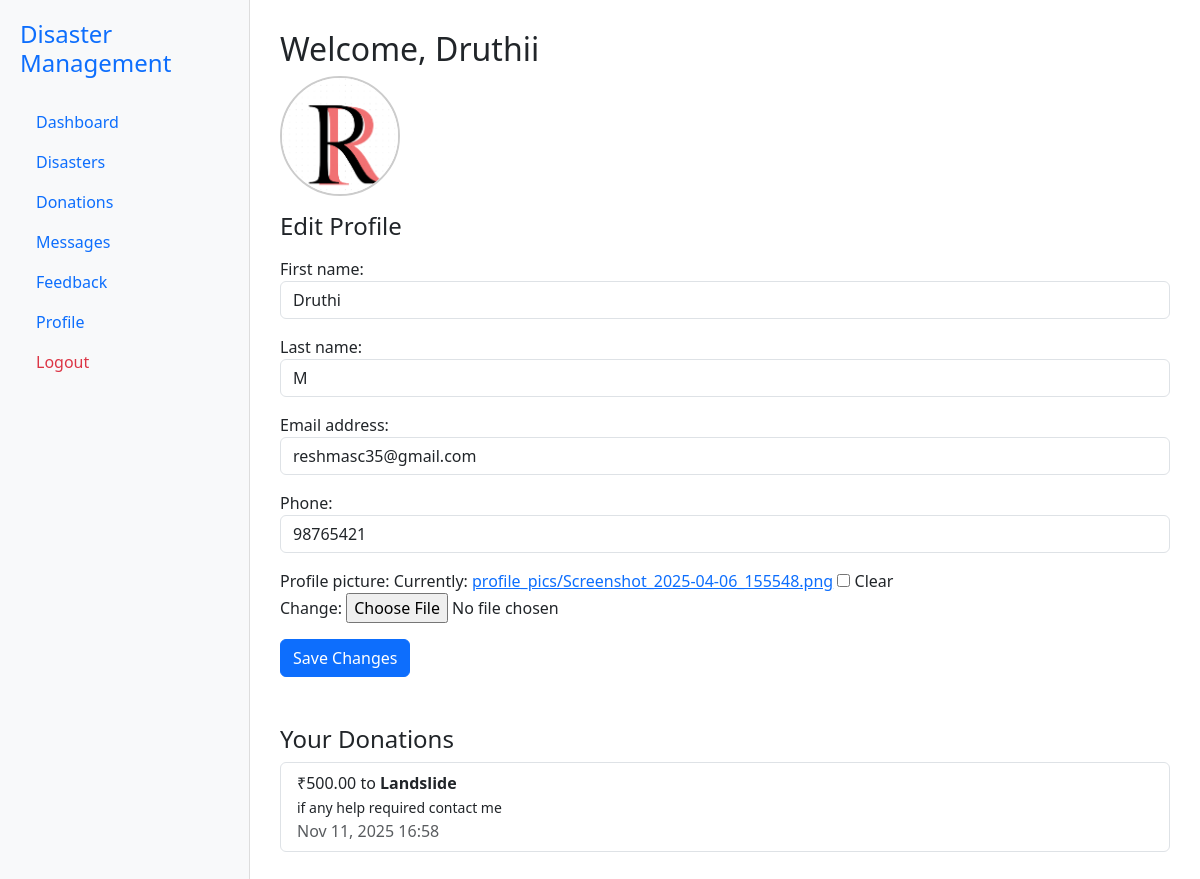
Screenshot of /profile/ (signed in) with the database file from the repository.
### core/models.py (models this page shows, shortened)
class User(AbstractUser):
    ROLE_CHOICES = (
        ('organiser', 'Organiser'),
        ('donor', 'Donor'),
    )
    role = models.CharField(max_length=10, choices=ROLE_CHOICES)
    phone = models.CharField(max_length=15, blank=True)
    profile_picture = models.ImageField(upload_to='profile_pics/', blank=True, null=True)

class Donation(models.Model):
    donor = models.ForeignKey(settings.AUTH_USER_MODEL, on_delete=models.CASCADE)
    disaster = models.ForeignKey(Disaster, on_delete=models.CASCADE)
    amount = models.DecimalField(max_digits=10, decimal_places=2)
    transaction_id = models.CharField(max_length=100)
    proof_image = models.ImageField(upload_to='donation_proofs/', blank=True, null=True)
    message = models.TextField(blank=True)
    donated_at = models.DateTimeField(auto_now_add=True)

class Disaster(models.Model):
    URGENCY_CHOICES = [
        ('low', 'Low'),
        ('medium', 'Medium'),
        ('high', 'High'),
    ]
    organiser = models.ForeignKey(settings.AUTH_USER_MODEL, on_delete=models.CASCADE)
    title = models.CharField(max_length=100)
    description = models.TextField()
    location = models.CharField(max_length=100)
    urgency_level = models.CharField(max_length=20, choices=URGENCY_CHOICES)
    image = models.ImageField(upload_to='disaster_images/', blank=True, null=True)
    posted_at = models.DateTimeField(auto_now_add=True)
    bank_account_name = models.CharField(max_length=100)
    bank_account_number = models.CharField(max_length=30)
    ifsc_code = models.CharField(max_length=15)
    upi_id = models.CharField(max_length=50, blank=True)

### core/views.py (the view)
# urls.py: path('profile/', views.user_profile, name='user_profile'),
@login_required
def user_profile(request):
    user = request.user
    if request.method == 'POST':
        form = ProfileForm(request.POST, request.FILES, instance=user)  # ✅ Handle image uploads
        if form.is_valid():
            form.save()
            return redirect('user_profile')
    else:
        form = ProfileForm(instance=user)
    context = {
        'form': form,
        'user': user
    }
    if user.role == 'organiser':
        context['disasters'] = Disaster.objects.filter(organiser=user)
    elif user.role == 'donor':
        context['donations'] = Donation.objects.filter(donor=user)
    return render(request, 'core/user_profile.html', context)

### core/forms.py
class ProfileForm(forms.ModelForm):
    class Meta:
        model = User
        fields = ['first_name', 'last_name', 'email', 'phone', 'profile_picture']
        widgets = {
            'first_name': forms.TextInput(attrs={'class': 'form-control'}),
            'last_name': forms.TextInput(attrs={'class': 'form-control'}),
            'email': forms.EmailInput(attrs={'class': 'form-control'}),
            'phone': forms.TextInput(attrs={'class': 'form-control'}),
        }
        from django import forms

### core/templates/core/user_profile.html (shortened to what this page needs)
<!DOCTYPE html>
<html>
<head>
    <link href="https://cdn.jsdelivr.net/npm/bootstrap@5.3.0/dist/css/bootstrap.min.css" rel="stylesheet">
</head>
<body>
    <div id="sidebar">
        <h4 class="text-primary">Disaster Management</h4>
        <ul class="nav flex-column mt-4">
            <li class="nav-item"><a class="nav-link" href="{% url 'organiser_dashboard' %}">Dashboard</a></li>
            <li class="nav-item"><a class="nav-link" href="{% url 'post_disaster' %}">Disasters</a></li>
            <li class="nav-item"><a class="nav-link" href="{% url 'organiser_donations' %}">Donations</a></li>
            <li class="nav-item"><a class="nav-link" href="{% url 'organiser_messages' %}">Messages</a></li>
            <li class="nav-item"><a class="nav-link" href="{% url 'organiser_feedback' %}">Feedback</a></li>
            <li class="nav-item"><a class="nav-link active" href="{% url 'user_profile' %}">Profile</a></li>
            <li class="nav-item"><a class="nav-link text-danger" href="{% url 'logout' %}">Logout</a></li>
        </ul>
    </div>
    <div id="main">
        <h2>Welcome, {{ user.username }}</h2>
        {% if user.profile_picture %}
            <img src="{{ user.profile_picture.url }}" alt="Profile Picture" class="profile-pic mb-3">
        {% else %}
            <div class="profile-placeholder mb-3">
                {{ user.username|slice:":1"|upper }}
            </div>
        {% endif %}
        <h4>Edit Profile</h4>
        <form method="POST" enctype="multipart/form-data" class="mt-3">
            {{ form.as_p }}
            <button type="submit" class="btn btn-primary">Save Changes</button>
        </form>
        {% if user.role == 'organiser' %}
            <h4 class="mt-5">Posted Disasters</h4>
            <ul class="list-group">
                {% for disaster in disasters %}
                    <li class="list-group-item">
                        <strong>{{ disaster.title }}</strong> – {{ disaster.location }}
                        <br><small>{{ disaster.description }}</small>
                        <br><span class="text-muted">{{ disaster.posted_at|date:"M d, Y" }}</span>
                    </li>
                {% empty %}
                    <li class="list-group-item">No disasters posted yet.</li>
                {% endfor %}
            </ul>
        {% elif user.role == 'donor' %}
            <h4 class="mt-5">Your Donations</h4>
            <ul class="list-group">
                {% for donation in donations %}
                    <li class="list-group-item">
                        ₹{{ donation.amount }} to <strong>{{ donation.disaster.title }}</strong>
                        <br><small>{{ donation.message }}</small>
                        <br><span class="text-muted">{{ donation.donated_at|date:"M d, Y H:i" }}</span>
                    </li>
                {% empty %}
                    <li class="list-group-item">No donations made yet.</li>
                {% endfor %}
            </ul>
        {% endif %}
    </div>
</body>
</html>

### core/templates/core/user_profile.html (style rules this page uses)
body { display: flex; min-height: 100vh; margin: 0; }
#sidebar { width: 250px; background-color: #f8f9fa; padding: 20px; border-right: 1px solid #ddd; }
#main { flex-grow: 1; padding: 30px; }
.profile-pic { width: 120px; height: 120px; object-fit: cover; border-radius: 50%; border: 2px solid #ccc; }

### rows the page displays
User: username "Druthii", profile_picture (picture), first_name "Druthi", last_name "M", email "reshmasc35@gmail.com", phone "98765421"
Donation: amount "500.00", disaster "Landslide", message "if any help required contact me", donated_at "Nov 11, 2025 16:58"
